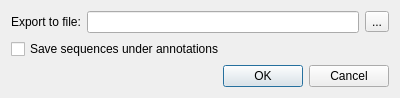
<?xml version="1.0" encoding="UTF-8"?>
<ui version="4.0">
 <class>U2::ExportAnnotations2CSVDialog</class>
 <widget class="QDialog" name="U2::ExportAnnotations2CSVDialog">
  <property name="geometry">
   <rect>
    <x>0</x>
    <y>0</y>
    <width>400</width>
    <height>98</height>
   </rect>
  </property>
  <property name="windowTitle">
   <string>Export annotations to CSV</string>
  </property>
  <property name="modal">
   <bool>true</bool>
  </property>
  <layout class="QVBoxLayout" name="verticalLayout">
   <item>
    <layout class="QHBoxLayout" name="horizontalLayout">
     <item>
      <widget class="QLabel" name="label">
       <property name="text">
        <string>Export to file:</string>
       </property>
      </widget>
     </item>
     <item>
      <widget class="QLineEdit" name="fileNameEdit"/>
     </item>
     <item>
      <widget class="QToolButton" name="chooseFileButton">
       <property name="text">
        <string>...</string>
       </property>
      </widget>
     </item>
    </layout>
   </item>
   <item>
    <widget class="QCheckBox" name="exportSequenceCheck">
     <property name="text">
      <string>Save sequences under annotations</string>
     </property>
    </widget>
   </item>
   <item>
    <spacer name="verticalSpacer">
     <property name="orientation">
      <enum>Qt::Vertical</enum>
     </property>
     <property name="sizeHint" stdset="0">
      <size>
       <width>20</width>
       <height>40</height>
      </size>
     </property>
    </spacer>
   </item>
   <item>
    <widget class="QDialogButtonBox" name="buttonBox">
     <property name="orientation">
      <enum>Qt::Horizontal</enum>
     </property>
     <property name="standardButtons">
      <set>QDialogButtonBox::Cancel|QDialogButtonBox::Ok</set>
     </property>
    </widget>
   </item>
  </layout>
 </widget>
 <resources/>
 <connections>
  <connection>
   <sender>buttonBox</sender>
   <signal>accepted()</signal>
   <receiver>U2::ExportAnnotations2CSVDialog</receiver>
   <slot>accept()</slot>
   <hints>
    <hint type="sourcelabel">
     <x>248</x>
     <y>254</y>
    </hint>
    <hint type="destinationlabel">
     <x>157</x>
     <y>274</y>
    </hint>
   </hints>
  </connection>
  <connection>
   <sender>buttonBox</sender>
   <signal>rejected()</signal>
   <receiver>U2::ExportAnnotations2CSVDialog</receiver>
   <slot>reject()</slot>
   <hints>
    <hint type="sourcelabel">
     <x>316</x>
     <y>260</y>
    </hint>
    <hint type="destinationlabel">
     <x>286</x>
     <y>274</y>
    </hint>
   </hints>
  </connection>
 </connections>
</ui>
